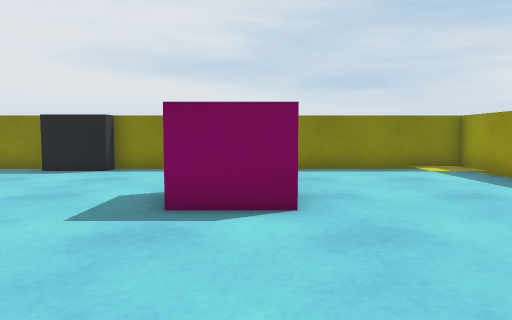
view 1 (above)

14 first-person views from a walk through a scene from a Unity 3-D project. The camera is 0.57 m above the floor, tilts 4° down and sees 70° across. The floor is counted in squares, 0.5 m on a side. Each view is taken from the middle of a square. On the plan, view 1 faces up. The plan holds only what a view shows up to about 14 squares ahead; the rest is blank.

view 2
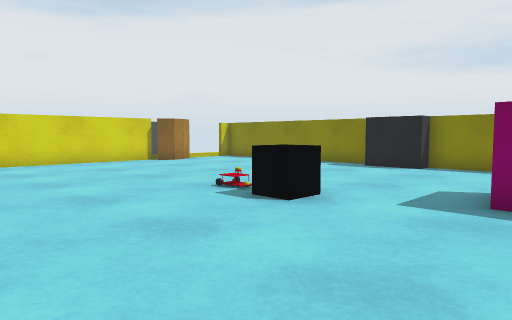

view 3
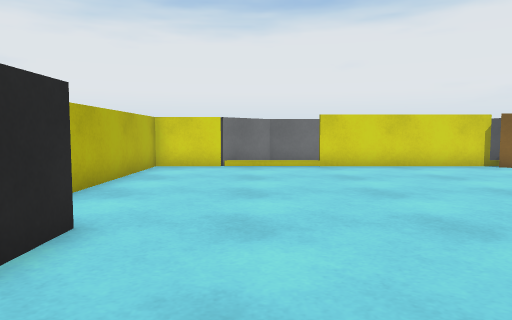

view 4
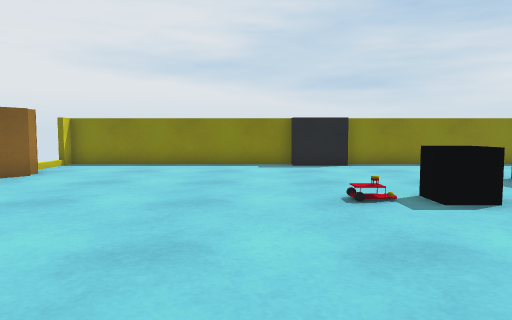

view 5
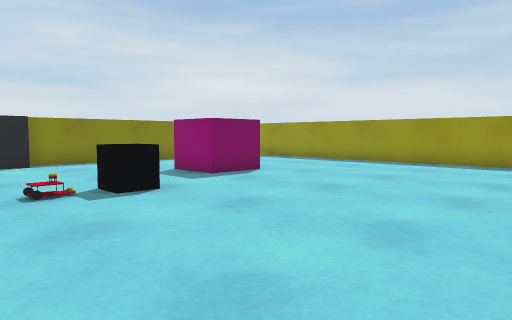

view 6
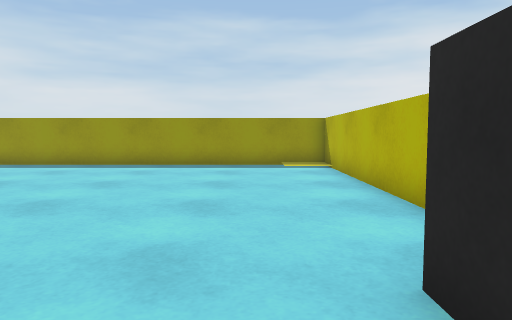

view 7
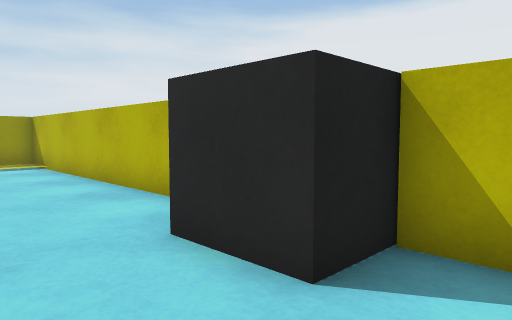

view 8
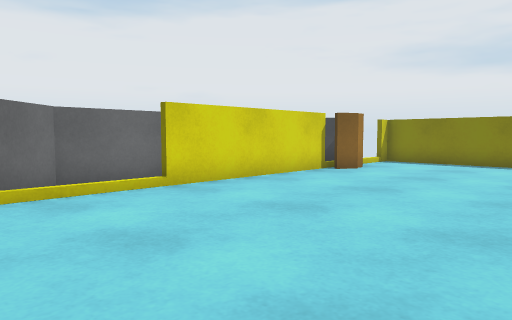

view 9
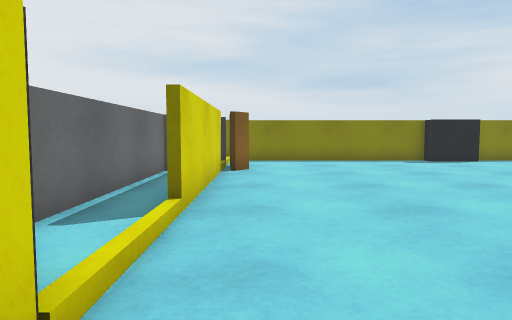

view 10
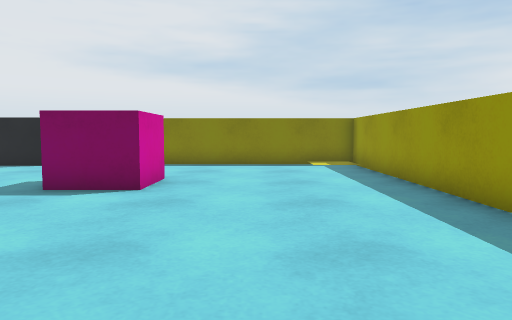

view 11
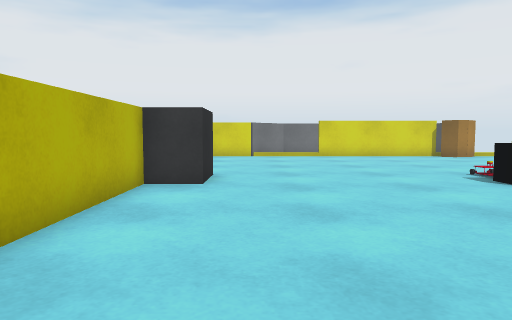

view 12
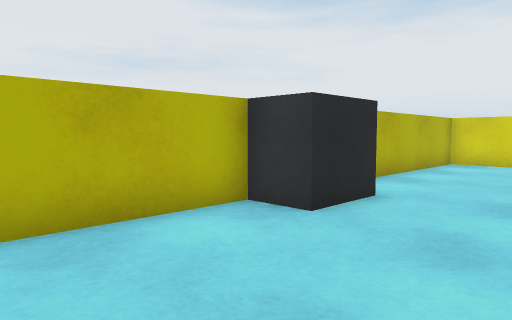

view 13
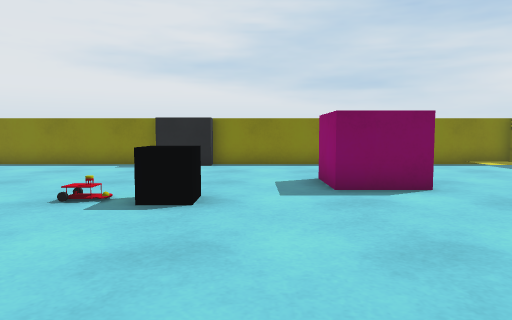

view 14
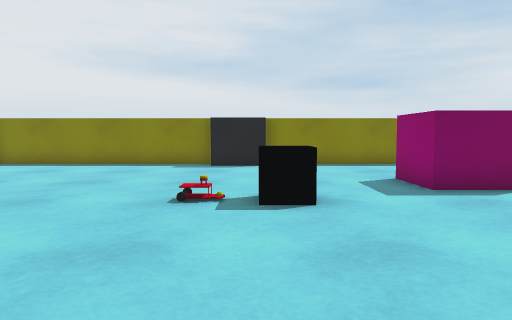

### Floor plan
Points are (right, up) in squares from view 1. A wall is a line through its corners. A room is listed if a view was taken in it or the views show most of it. See-through windows are left out.
Room 1 (views 1, 2, 3, 4, 5, 6, 7, 8, 9, 10, 11, 12, 13, 14)
walls: (-6.6, 12) (-15.1, 12); (-4.5, -4.6) (6.7, -4.6) (6.7, 12) (-4.5, 12); (-7.5, -4.6) (-6.5, -4.6); (-15.1, 7.5) (-15.1, 1.2); (-15.1, -1.5) (-15.1, -4.6) (-9, -4.6); (-15.5, 8.7) (-16.1, 8.1); (-16.9, 7.4) (-16.9, -0.4) (-15.1, -2.2)
ways out: gap at (-15, 12)
objects: other object (-15, 8) to (-14, 9); block (-6, -5) to (-5, -3); other object (-6, 4); block (-6, 11) to (-5, 12); black block (-5, 4) to (-4, 5); pink cube (-1, 6) to (1, 7)

Where each view was taken, in squares from view 1:
view 1: 0 up, 0 right, facing up
view 2: 1 down, 0 right, facing up-left
view 3: 1 down, 2 left, facing left
view 4: 2 down, 8 left, facing up
view 5: 3 down, 8 left, facing up-right
view 6: 2 down, 7 left, facing right
view 7: 1 down, 8 left, facing down-right
view 8: 3 down, 8 left, facing up-left
view 9: 4 down, 14 left, facing up
view 10: 2 down, 3 right, facing up
view 11: 2 down, 4 right, facing left
view 12: 0 up, 0 right, facing down-left
view 13: 2 down, 3 left, facing up
view 14: 2 down, 5 left, facing up
